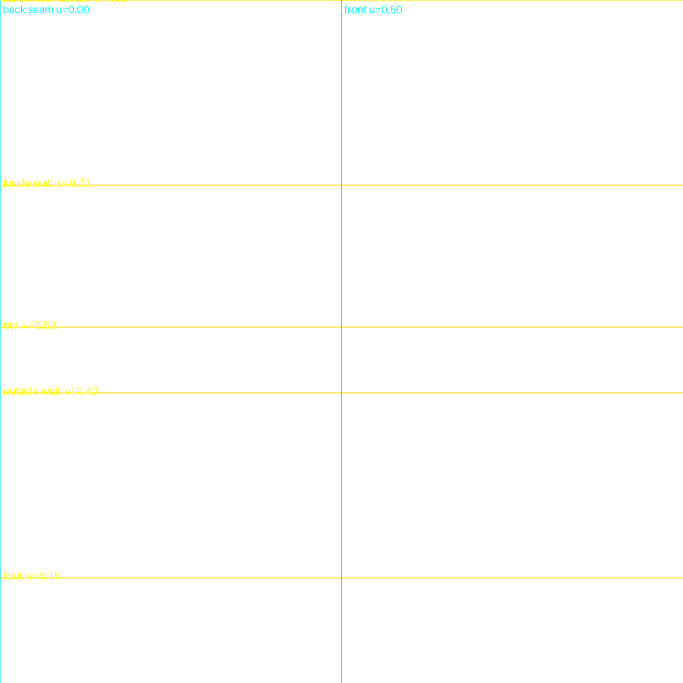
#> input picture proofs/3d-painterly/paint/guides/bowl_guide.png, 2048 x 2048 px (shown at 1/3 size)
$ python -i look.py   (imports and definitions only)
#> lines starting #> are read from the running program, lines starting #| are printed output that depends on the picture
"""The painter's eyes: zoomed views with a canvas-pixel grid, UV-guide overlays, before/after.

    python look.py view <in.png> <out.png> [--zoom x y w h] [--grid N] [--size PX]
    python look.py guide <texture.png> <uv_guide.png> <out.png> [--opacity 0.6]
    python look.py compare <a.png> <b.png> <out.png> [--size PX]
    python look.py pick <in.png> x y [--radius R]      (prints the average colour, 0..1 sRGB)
"""
import argparse
import numpy as np
from PIL import Image, ImageDraw, ImageFont


def _font(px):
    try:
        return ImageFont.load_default(size=px)
    except TypeError:  # Pillow < 10.1
        return ImageFont.load_default()


def view(src, out, zoom=None, grid=None, size=1200):
    """Crop canvas region `zoom`=(x, y, w, h), scale to `size` px wide, label a grid in canvas pixels."""
#> called with src = 'guides/bowl_guide.png', out = 'out.png', size = 1200
    im = Image.open(src).convert("RGB")
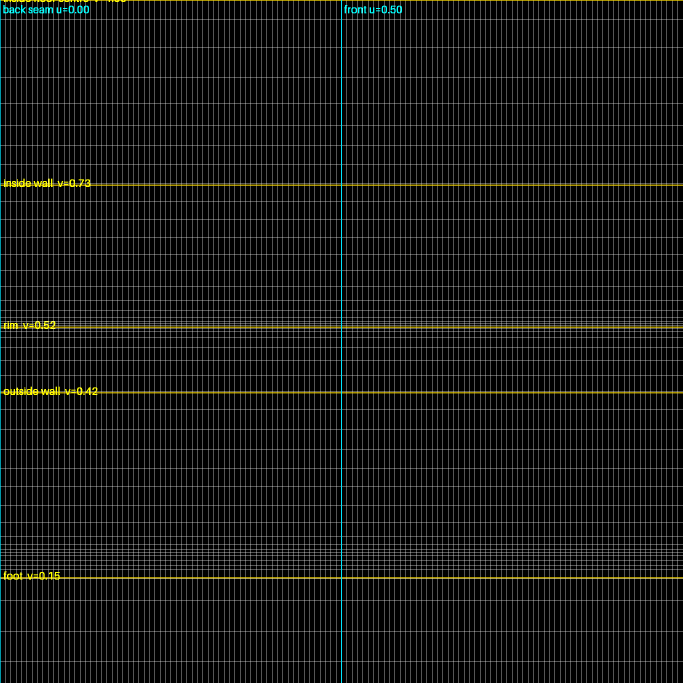
#> im: PIL image 2048x2048 RGB (shown at 1/3 size); mean R, G, B 23, 23.6, 21.8
    x, y, w, h = zoom or (0, 0, im.width, im.height)
#> x = 0; y = 0; w = 2048; h = 2048
    if w <= 0 or h <= 0 or x >= im.width or y >= im.height:
        raise ValueError(f"zoom {zoom} is outside the {im.width}x{im.height} image")
    s = size / w
#> s = 0.586
    v = im.crop((x, y, x + w, y + h)).resize((size, max(1, round(h * s))),
                                            Image.NEAREST if s >= 3 else Image.LANCZOS).convert("RGBA")
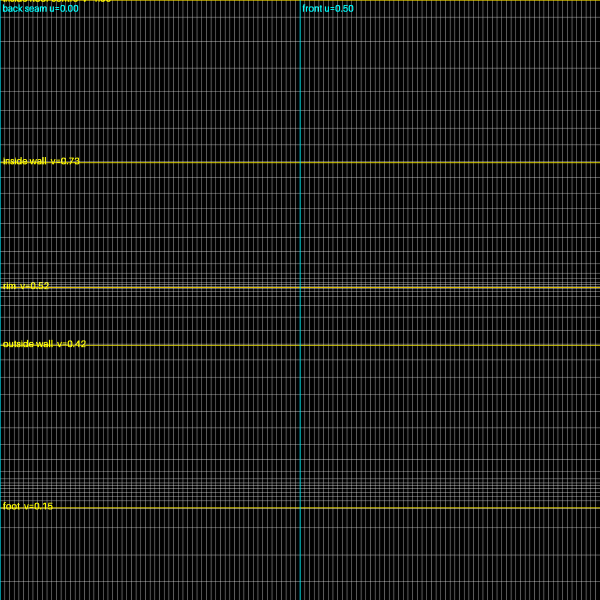
#> v: PIL image 1200x1200 RGBA (shown at 1/2 size); mean R, G, B, A 26.4, 27, 25.2, 255
    if grid is None:  # about 8 lines across, on a round number
        grid = next(g for g in (1, 2, 5, 10, 16, 25, 32, 50, 64, 100, 128, 200, 256, 500, 512, 1000, 1024, 4096)
                    if w / g <= 10)
#> grid = 256
    lay = Image.new("RGBA", v.size, (0, 0, 0, 0))
#> lay: PIL image 1200x1200 RGBA; every value is 0
    d, f = ImageDraw.Draw(lay), _font(13)
    for k in range((x // grid) * grid, x + w + 1, grid):
        px = round((k - x) * s)
        if 0 <= px < v.width:
            d.line([(px, 0), (px, v.height)], fill=(255, 0, 255, 110))
            d.rectangle([px + 1, 0, px + 8 * len(str(k)) + 4, 15], fill=(0, 0, 0, 170))
            d.text((px + 3, 1), str(k), fill=(255, 255, 255, 255), font=f)
    for k in range((y // grid) * grid, y + h + 1, grid):
        py = round((k - y) * s)
        if 0 <= py < v.height:
            d.line([(0, py), (v.width, py)], fill=(0, 255, 255, 110))
            d.rectangle([0, py + 1, 8 * len(str(k)) + 4, py + 16], fill=(0, 0, 0, 170))
            d.text((2, py + 2), str(k), fill=(255, 255, 255, 255), font=f)
    Image.alpha_composite(v, lay).convert("RGB").save(out)
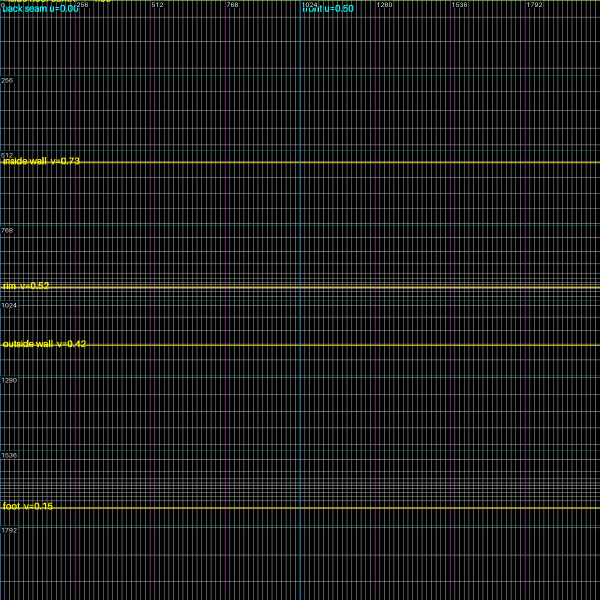
#> saved as out.png: PIL image 1200x1200 RGB (shown at 1/2 size); mean R, G, B 26.7, 27.2, 26.2


def guide(tex, uv, out, opacity=0.6):
    """Overlay a UV-layout guide (lines/labels on transparent, same size as the texture)."""
    t = Image.open(tex).convert("RGBA")
    g = Image.open(uv)
    if abs(g.width / g.height - t.width / t.height) > 1e-3:
        raise ValueError(f"guide {g.size} and texture {t.size} have different shapes")
    if g.mode != "RGBA":  # no alpha: treat bright lines on black as the guide
        lum = g.convert("L")
        g = g.convert("RGBA")
        g.putalpha(lum)
    g = g.resize(t.size, Image.LANCZOS)
    a = (np.asarray(g.getchannel("A"), np.float32) * opacity).astype(np.uint8)
    g.putalpha(Image.fromarray(a))
    Image.alpha_composite(t, g).convert("RGB").save(out)


def compare(a, b, out, size=900, labels=("A", "B")):
    """Side by side at the same height, labelled."""
    ims = [Image.open(p).convert("RGB") for p in (a, b)]
    h = min(size, max(i.height for i in ims))
    ims = [i.resize((round(i.width * h / i.height), h), Image.LANCZOS) for i in ims]
    can = Image.new("RGB", (ims[0].width + ims[1].width + 12, h + 24), (30, 30, 30))
    d, x = ImageDraw.Draw(can), 0
    for im, lab in zip(ims, labels):
        can.paste(im, (x, 24))
        d.text((x + 4, 4), lab, fill=(255, 255, 255), font=_font(16))
        x += im.width + 12
    can.save(out)


def pick(src, x, y, radius=2):
    a = np.asarray(Image.open(src).convert("RGB"), np.float32) / 255
    p = a[max(0, y - radius):y + radius + 1, max(0, x - radius):x + radius + 1].reshape(-1, 3).mean(0)
    return tuple(round(float(c), 3) for c in p)


# [20 lines not run here, left out]

>>> result = view('guides/bowl_guide.png', 'out.png')

$ run again, on proofs/3d-painterly/paint/guides/jug_guide.png
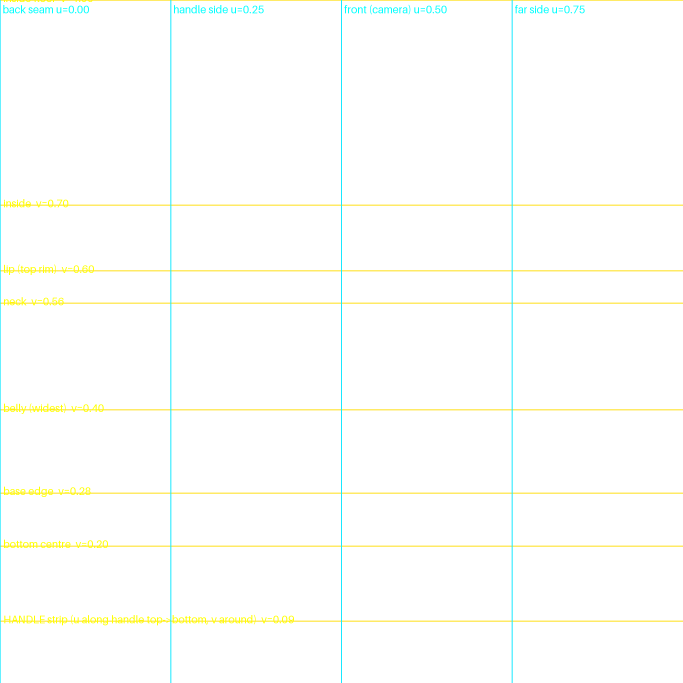
#> input picture proofs/3d-painterly/paint/guides/jug_guide.png, 2048 x 2048 px (shown at 1/3 size)
#> in view, `im = Image.open(src).convert("RGB")`:
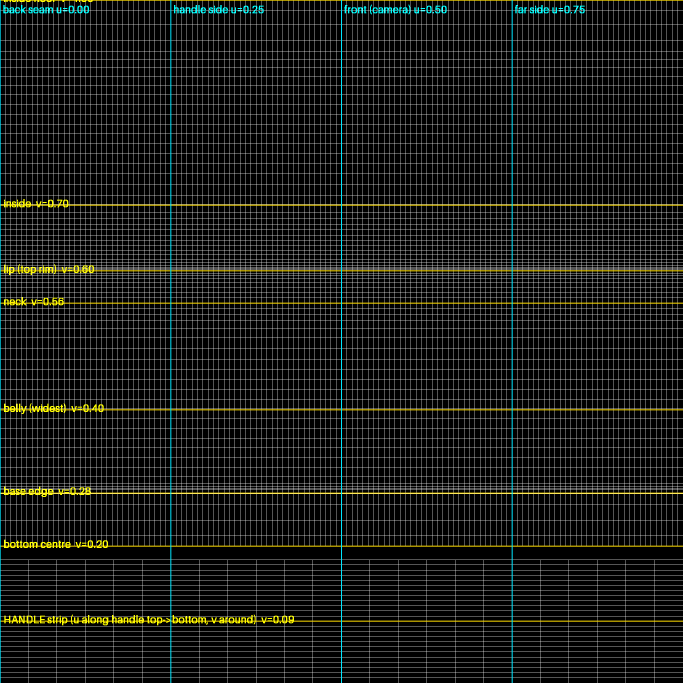
#> im: PIL image 2048x2048 RGB (shown at 1/3 size); mean R, G, B 27.4, 28.8, 25.3
#> lay: PIL image 1200x1200 RGBA; every value is 0
#> in view, `Image.alpha_composite(v, lay).convert("RGB").save(out)`:
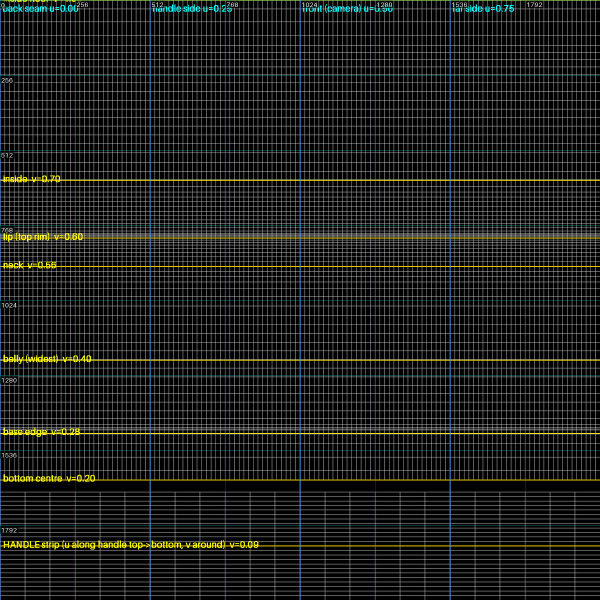
#> saved as out.png: PIL image 1200x1200 RGB (shown at 1/2 size); mean R, G, B 31.8, 32.9, 30.2

$ run again, on proofs/3d-painterly/paint/guides/table_guide.png
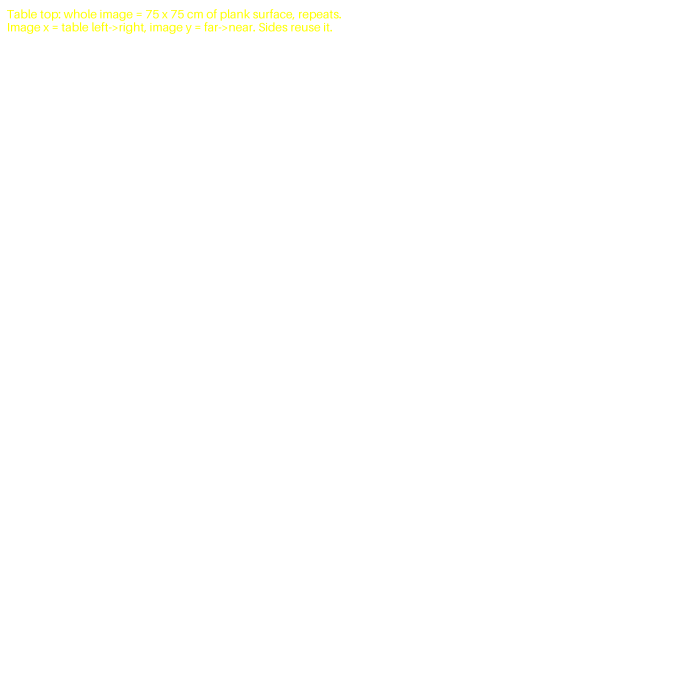
#> input picture proofs/3d-painterly/paint/guides/table_guide.png, 2048 x 2048 px (shown at 1/3 size)
#> in view, `im = Image.open(src).convert("RGB")`:
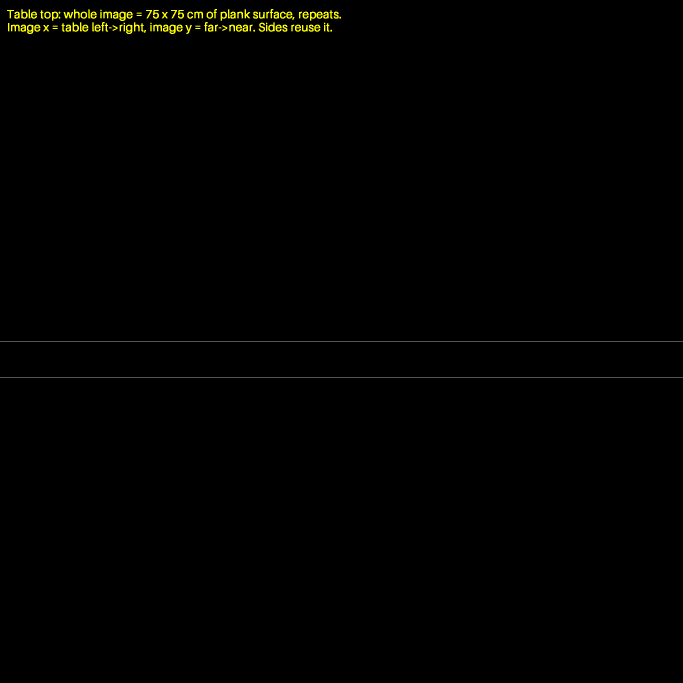
#> im: PIL image 2048x2048 RGB (shown at 1/3 size); mean R, G, B 1.4, 1.4, 0.2
#> lay: PIL image 1200x1200 RGBA; every value is 0
#> in view, `Image.alpha_composite(v, lay).convert("RGB").save(out)`:
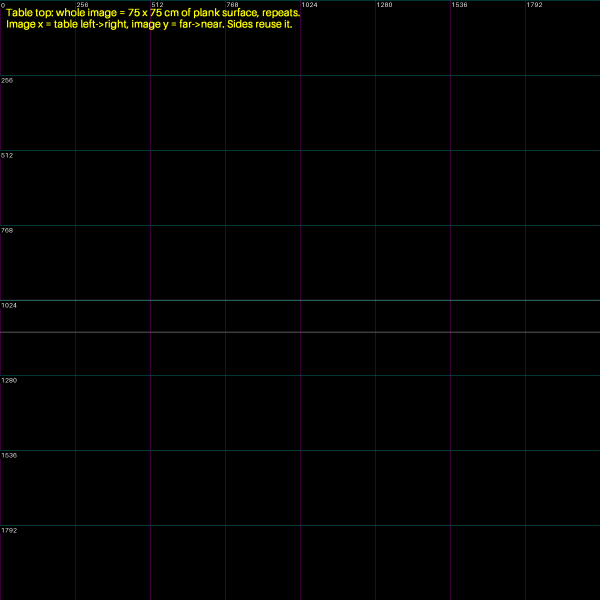
#> saved as out.png: PIL image 1200x1200 RGB (shown at 1/2 size); mean R, G, B 2.3, 2.3, 1.9
